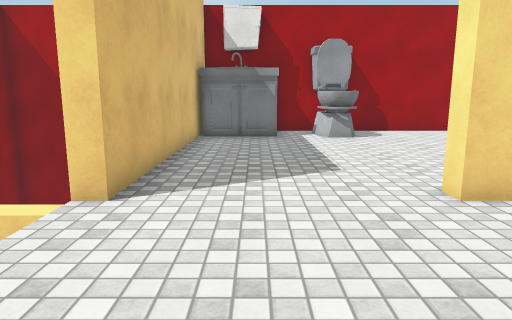
View 1 (above)

20 first-person views from a walk through a 3-D level made in the Unity game engine. The camera is 1.4 m above the floor, tilts 10° down and sees 70° across. The floor is counted in squares, 1 m on a side. Each view is taken from the middle of a square. On the plan, view 1 faces up. The plan holds only what a view shows up to about 16 squares ahead; the rest is blank. The place goes on beyond the plan. Surface patterns are stand-ins for the level's own textures.

View 2
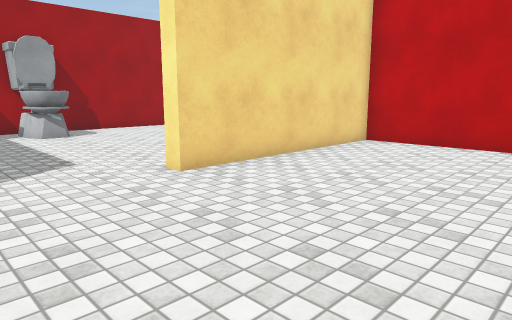

View 3
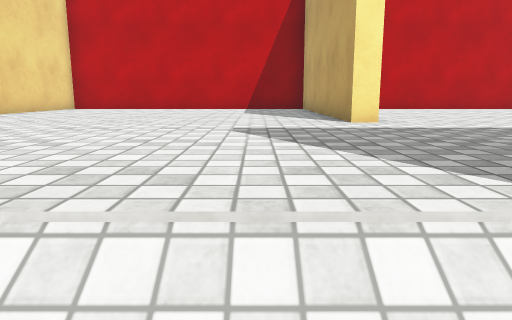

View 4
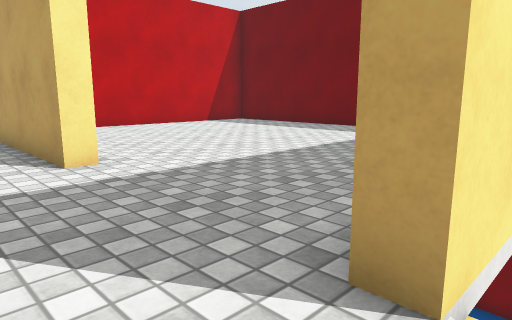

View 5
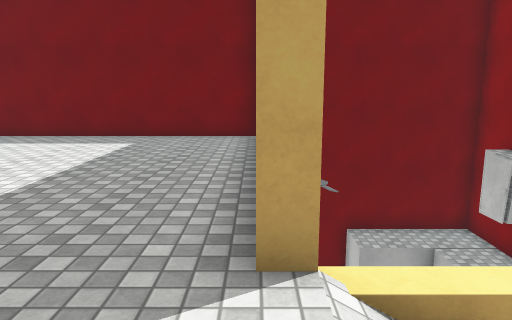

View 6
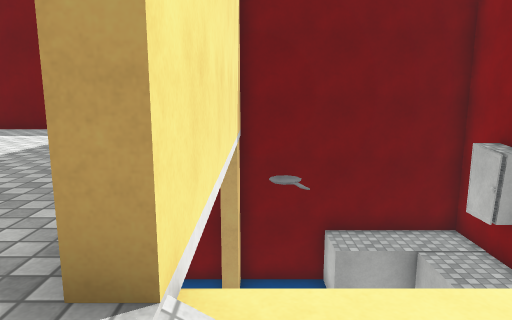

View 7
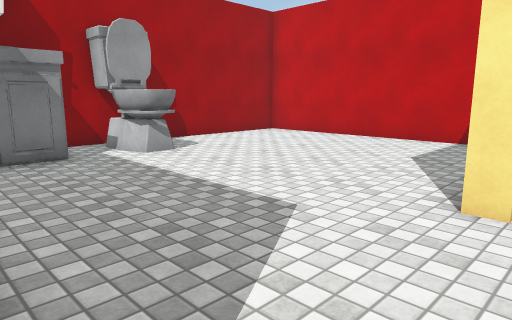

View 8
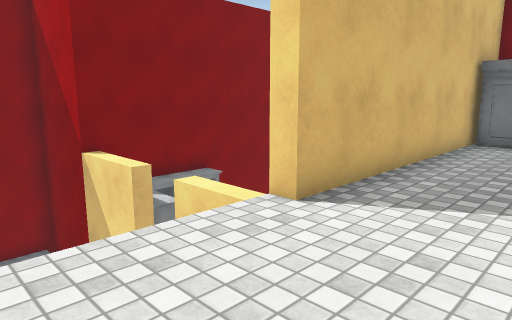

View 9
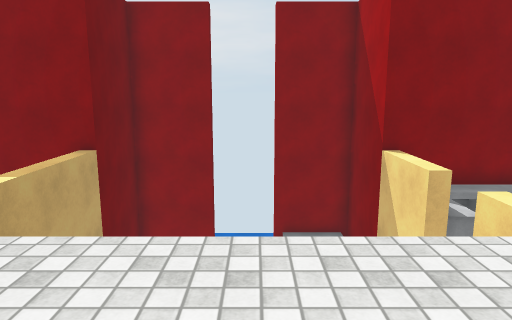

View 10
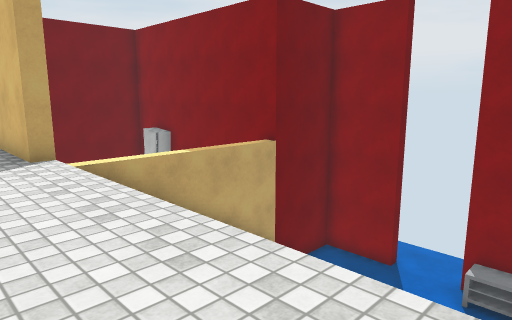

View 11
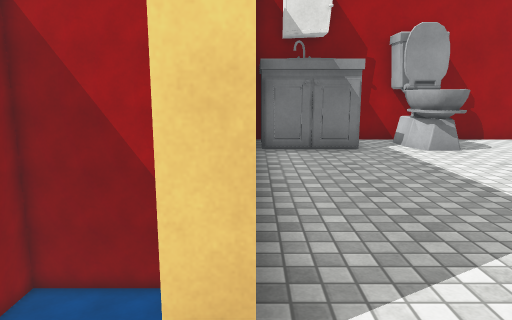

View 12
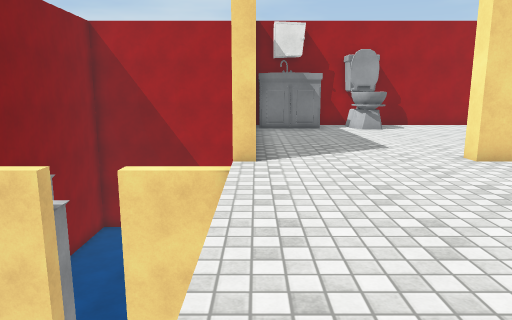

View 13
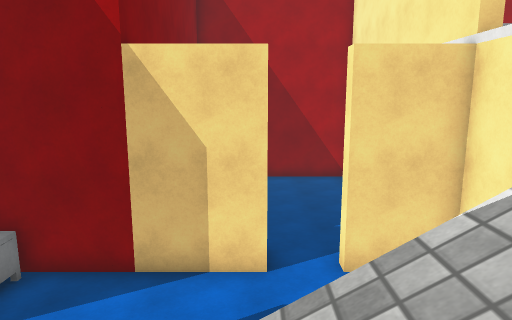

View 14
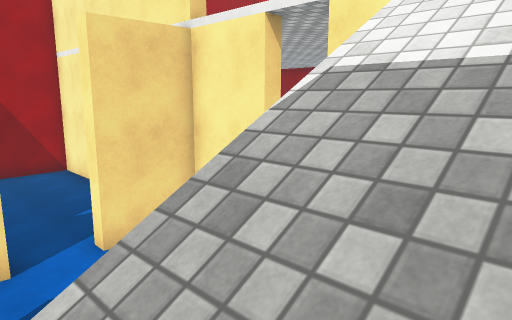

View 15
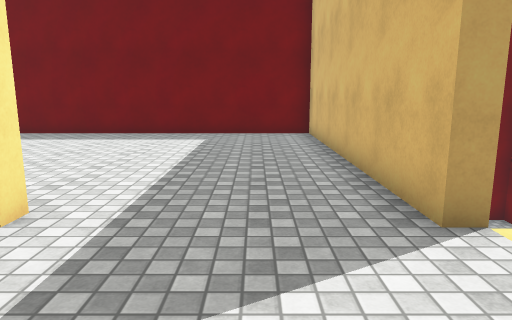

View 16
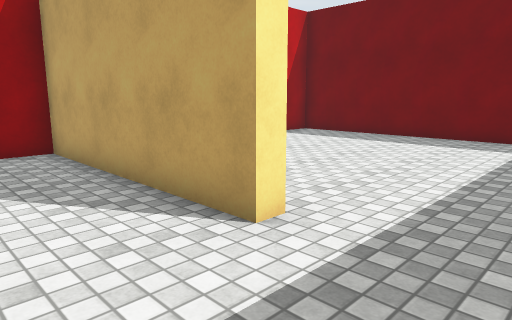

View 17
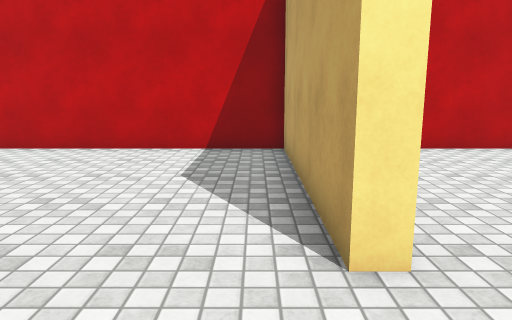

View 18
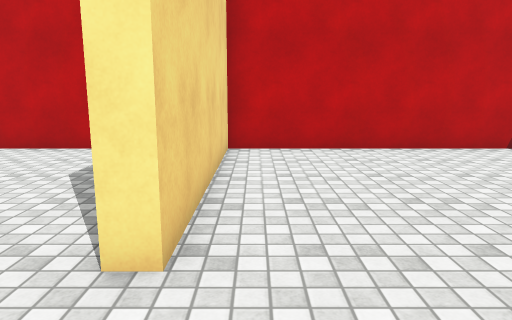

View 19
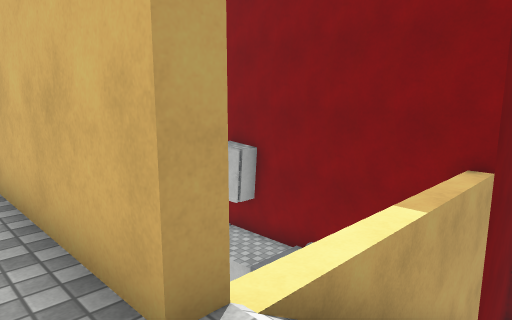

View 20
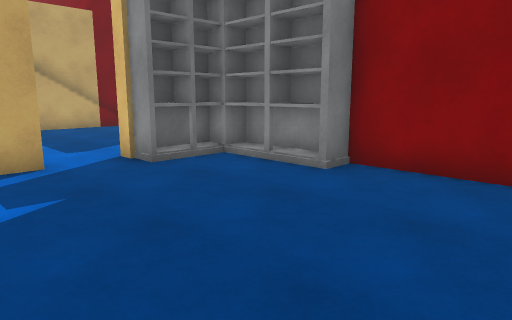

### Floor plan
Key: @ floor where view 1 was taken; # wall or solid block; x gap in a wall; . main floor; - floor 5.25 m lower than the main floor; / step, stairs or slope; ^ raised ledge; v drop or lower ground; S sink; T toilet.
Columns run from 15 left of view 1 to 10 right of it. Each row starts with its distance up from view 1.
 15      #########  ### ######
 14      #-------#  STT......#
 13      #-------#SSSTT......#
 12      #-------#....T......#
 11      #-------#...........#
 10      #-------x...........#
  9      ##----- -...........#
  8      ##----- -...........#
  7      ##----- #...........#
  6      ####--- #...........#
  5   #######-####....########
  4   ^^-------  ............#
  3   ^^------   ............#
  2  #^-   ---   ............#
  1 ----   ---   ............#
  0 ----  ----   ..@.........#
 -1 -##-  ///////............#
 -2   #-    /////............#
 -3   #-   //// /............#
 -4   #######^^vv#....########
 -5              #...........#
 -6              #...........#
 -7              #...........#
 -8              #...........#
 -9       ^S     #...........#
-10       ^^     #...........#
-11       ^^    ^#...........#
-12        ###^^^#...........#
-13           ^^^#...........#
-14           ################

Positions as (right, up) in squares from view 1, and headings:
1: (0, 0), facing up
2: (-1, -1), facing up-right
3: (-4, -2), facing right
4: (-3, -2), facing down-right
5: (-2, -1), facing down
6: (-3, -2), facing down
7: (-2, 4), facing up-right
8: (1, 1), facing up-left
9: (1, 1), facing left
10: (0, 5), facing down-left
11: (-2, 3), facing up
12: (-2, -3), facing up
13: (-7, -3), facing up
14: (-8, -3), facing up-right
15: (0, 0), facing down
16: (0, -1), facing down-right
17: (0, 6), facing right
18: (0, -5), facing right
19: (-1, -2), facing down-left
20: (-3, 13), facing down-left
